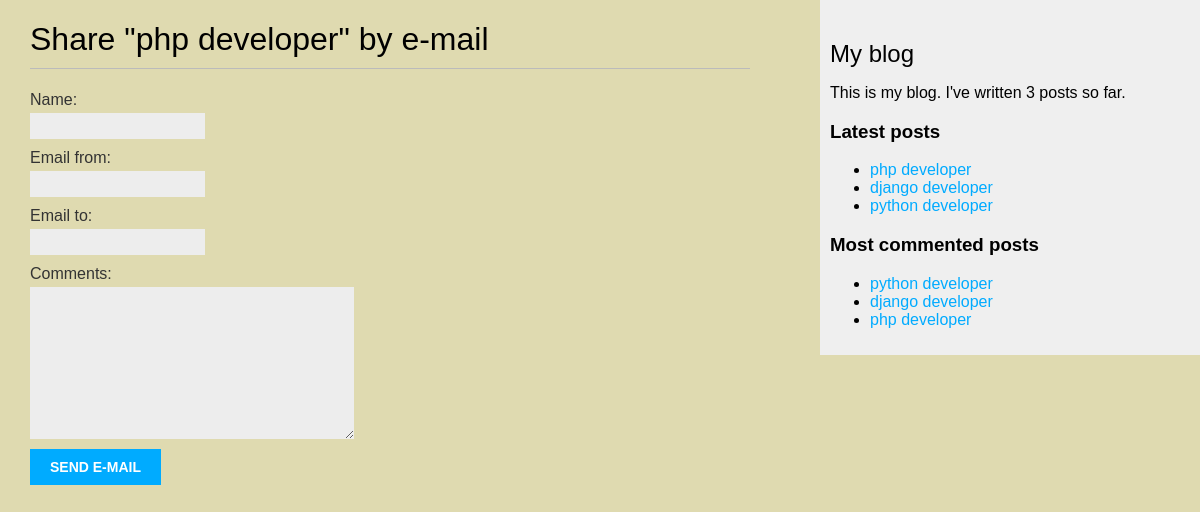
The app's page /share_post/3/ with its own data.
### Blog/models.py (models this page shows, shortened)
class postBlog(models.Model):
    STATUS={
        ('draft','Draft'),
        ('publish','Publish')
    }
    title=models.CharField(max_length=100)
    author=models.ForeignKey(User,on_delete=models.CASCADE)
    content=models.TextField()
    created_at=models.DateTimeField(auto_now_add=True)
    updated_at=models.DateTimeField(auto_now_add=True)
    published=models.DateTimeField(auto_now_add=True)
    status=models.CharField(choices=STATUS,max_length=10)
    class Meta:
        ordering=('-published',)

### Blog/views.py (the view)
# urls.py: path('share_post/<int:id>/', views.share_post, name='share_post'),
def share_post(request,id):
   post=postBlog.objects.get(id=id)
   sent=False
   if request.method=='POST':
      form=postForm(request.POST,request.FILES)
      if form.is_valid():
         data= form.cleaned_data
         subject = f"{data['name']} recommands you to read this post {post.title}"
         message = f"Read {post.title} \n\n {data['name']} comments: {data['comments']}"
         from_email = settings.EMAIL_HOST_USER
         recipient_list = [data['email_to']]
         send_mail(subject, message, from_email, recipient_list,fail_silently=False)
         sent=True
   else:
      form=postForm()
   context={
      'form':form,
      'sent':sent,
      'post':post
    }
   return render(request,'blog/share.html',context)

### Blog/forms.py
class postForm(forms.Form):
    name=forms.CharField(max_length=20)
    email_from=forms.EmailField()
    email_to=forms.EmailField()
    comments = forms.CharField(required=False,widget=forms.Textarea)

### Blog/templatetags/blog_tags.py (called while the page is built)
@register.simple_tag
def total_posts():
 return postBlog.objects.count()

@register.inclusion_tag('blog/latest_posts.html')
def show_latest_posts(count=5):
 latest_posts = postBlog.objects.order_by('-published')[:count]
 return {'latest_posts': latest_posts}

@register.simple_tag
def get_most_comment(count=3):
    return postBlog.objects.annotate(
     total_comments=Count('comments')
    ).order_by('-total_comments')[:count]

### Blog/templates/blog/share.html (shortened to what this page needs)
{%extends 'base.html'%}
{% block content %}
 {% if sent %}
 <h1>E-mail successfully sent</h1>
 <p>
 {{ post.title }} was successfully sent to {{ form.email_to}}.
 </p>
 {% else %}
 <h1>Share "{{ post.title }}" by e-mail</h1>
 <form method="post">
    {% for field in form %}
    <div>
    {{ field.label_tag }} {{ field }}
    </div>
   {% endfor %}
 <input type="submit" value="Send e-mail">
 </form>
 {% endif %}
{% endblock %}

### Blog/templates/base.html (shortened to what this page needs)
{% load blog_tags %}
{% load static %}
<!DOCTYPE html>
<html>
<head>
 <link href="{% static 'css/blog.css' %}" rel="stylesheet">
</head>
<body>
 <div id="content">
 {% block content %}
 {% endblock %}
 </div>
 <div id="sidebar">
 <h2>My blog</h2>
 <p>This is my blog. I've written {% total_posts %} posts so far.</p>
 <h3>Latest posts</h3>
 {% show_latest_posts 3 %}
 <h3>Most commented posts</h3>
{% get_most_comment as most_commented_posts %}
<ul>
 {% for post in most_commented_posts %}
 <li>
 <a href="{% url 'detail_post' post.id %}">{{ post.title }}</a>
 </li>
 {% endfor %}
</ul>
 </div>
</body>
</html>

### Blog/templates/blog/latest_posts.html
<ul>
    {% for post in latest_posts %}
    <li>
    <a href="{% url 'detail_post' post.id %}">{{ post.title }}</a>
    </li>
    {% endfor %}
   </ul>

### project/static/css/blog.css (style rules this page uses)
body { margin:0; padding:0; font-family:helvetica, sans-serif; }
a { color:#00abff; text-decoration:none; }
h1 { font-weight:normal; border-bottom:1px solid #bbb; padding:0 0 10px 0; }
h2 { font-weight:normal; margin:30px 0 0; }
#content { float:left; width:60%; padding:0 0 0 30px; }
#sidebar { float:right; width:30%; padding:10px; background:#efefef; height:100%; }
label { float:left; clear:both; color:#333; margin-bottom:4px; }
input, textarea { clear:both; float:left; margin:0 0 10px; background:#ededed; border:0; padding:6px 10px; font-size:12px; }
input[type=submit] { font-weight:bold; background:#00abff; color:#fff; padding:10px 20px; font-size:14px; text-transform:uppercase; }

### Blog/templates/base.html (style rules this page uses)
body { background-color:rgb(223, 218, 176) }

### records on screen
postBlog: title "php developer"
postBlog: title "django developer"
postBlog: title "python developer"

### other values on screen
{{ field.label_tag }} "Name:" "Email from:" "Email to:" "Comments:"
